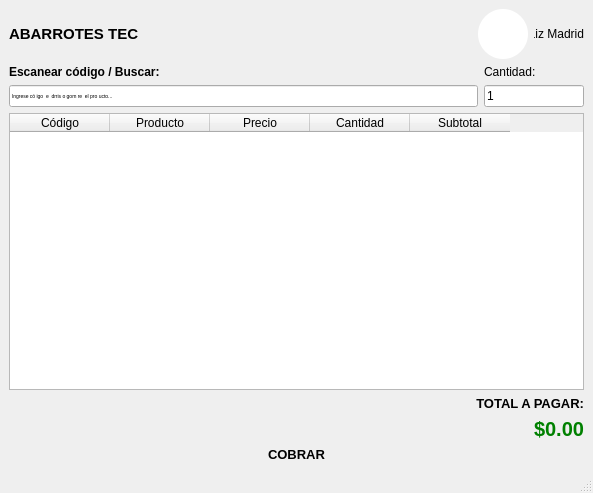
<?xml version="1.0" encoding="UTF-8"?>
<ui version="4.0">
 <class>MainWindow</class>
 <widget class="QMainWindow" name="MainWindow">
  <property name="geometry">
   <rect>
    <x>0</x>
    <y>0</y>
    <width>593</width>
    <height>493</height>
   </rect>
  </property>
  <property name="windowTitle">
   <string>MainWindow</string>
  </property>
  <widget class="QWidget" name="centralwidget">
   <layout class="QVBoxLayout" name="verticalLayout">
    <item>
     <layout class="QHBoxLayout" name="horizontalLayout_4">
      <item>
       <widget class="QLabel" name="label">
        <property name="font">
         <font>
          <pointsize>11</pointsize>
          <weight>75</weight>
          <bold>true</bold>
         </font>
        </property>
        <property name="text">
         <string>ABARROTES TEC</string>
        </property>
       </widget>
      </item>
      <item>
       <widget class="QLabel" name="label_7">
        <property name="minimumSize">
         <size>
          <width>50</width>
          <height>50</height>
         </size>
        </property>
        <property name="maximumSize">
         <size>
          <width>50</width>
          <height>50</height>
         </size>
        </property>
        <property name="font">
         <font>
          <kerning>false</kerning>
         </font>
        </property>
        <property name="autoFillBackground">
         <bool>false</bool>
        </property>
        <property name="styleSheet">
         <string notr="true">background-color:white;
border-radius: 25px;
</string>
        </property>
        <property name="frameShape">
         <enum>QFrame::NoFrame</enum>
        </property>
        <property name="frameShadow">
         <enum>QFrame::Plain</enum>
        </property>
        <property name="text">
         <string/>
        </property>
        <property name="alignment">
         <set>Qt::AlignRight|Qt::AlignTrailing|Qt::AlignVCenter</set>
        </property>
       </widget>
      </item>
      <item>
       <widget class="QLabel" name="label_8">
        <property name="maximumSize">
         <size>
          <width>50</width>
          <height>16777215</height>
         </size>
        </property>
        <property name="text">
         <string>Liz Madrid</string>
        </property>
        <property name="alignment">
         <set>Qt::AlignRight|Qt::AlignTrailing|Qt::AlignVCenter</set>
        </property>
       </widget>
      </item>
     </layout>
    </item>
    <item>
     <layout class="QHBoxLayout" name="horizontalLayout_3">
      <item>
       <layout class="QVBoxLayout" name="verticalLayout_3">
        <item>
         <widget class="QLabel" name="label_2">
          <property name="font">
           <font>
            <weight>75</weight>
            <bold>true</bold>
           </font>
          </property>
          <property name="text">
           <string>Escanear código / Buscar:</string>
          </property>
         </widget>
        </item>
        <item>
         <widget class="QLineEdit" name="lineEdit">
          <property name="font">
           <font>
            <pointsize>4</pointsize>
           </font>
          </property>
          <property name="inputMask">
           <string>Ingrese código de barras o nombre del producto...</string>
          </property>
          <property name="text">
           <string>Ingrese cóigo e drris o gomre el proucto...</string>
          </property>
          <property name="maxLength">
           <number>49</number>
          </property>
         </widget>
        </item>
       </layout>
      </item>
      <item>
       <layout class="QVBoxLayout" name="verticalLayout_4">
        <item>
         <widget class="QLabel" name="label_3">
          <property name="text">
           <string>Cantidad:</string>
          </property>
         </widget>
        </item>
        <item>
         <widget class="QLineEdit" name="lineEdit_2">
          <property name="maximumSize">
           <size>
            <width>100</width>
            <height>16777215</height>
           </size>
          </property>
          <property name="inputMask">
           <string>1</string>
          </property>
         </widget>
        </item>
       </layout>
      </item>
     </layout>
    </item>
    <item>
     <widget class="QTableWidget" name="tableWidget">
      <column>
       <property name="text">
        <string>Código</string>
       </property>
      </column>
      <column>
       <property name="text">
        <string>Producto</string>
       </property>
      </column>
      <column>
       <property name="text">
        <string>Precio</string>
       </property>
      </column>
      <column>
       <property name="text">
        <string>Cantidad</string>
       </property>
      </column>
      <column>
       <property name="text">
        <string>Subtotal</string>
       </property>
      </column>
     </widget>
    </item>
    <item>
     <layout class="QVBoxLayout" name="verticalLayout_2">
      <item>
       <widget class="QLabel" name="label_4">
        <property name="font">
         <font>
          <pointsize>10</pointsize>
          <weight>75</weight>
          <bold>true</bold>
         </font>
        </property>
        <property name="text">
         <string>TOTAL A PAGAR:</string>
        </property>
        <property name="alignment">
         <set>Qt::AlignRight|Qt::AlignTrailing|Qt::AlignVCenter</set>
        </property>
       </widget>
      </item>
      <item>
       <widget class="QLabel" name="label_5">
        <property name="font">
         <font>
          <pointsize>15</pointsize>
          <weight>75</weight>
          <bold>true</bold>
         </font>
        </property>
        <property name="styleSheet">
         <string notr="true">color: green;</string>
        </property>
        <property name="text">
         <string>$0.00</string>
        </property>
        <property name="alignment">
         <set>Qt::AlignRight|Qt::AlignTrailing|Qt::AlignVCenter</set>
        </property>
       </widget>
      </item>
      <item>
       <widget class="QLabel" name="label_6">
        <property name="font">
         <font>
          <pointsize>10</pointsize>
          <weight>75</weight>
          <bold>true</bold>
         </font>
        </property>
        <property name="text">
         <string>COBRAR</string>
        </property>
        <property name="alignment">
         <set>Qt::AlignCenter</set>
        </property>
       </widget>
      </item>
     </layout>
    </item>
   </layout>
  </widget>
  <widget class="QMenuBar" name="menubar">
   <property name="geometry">
    <rect>
     <x>0</x>
     <y>0</y>
     <width>593</width>
     <height>21</height>
    </rect>
   </property>
  </widget>
  <widget class="QStatusBar" name="statusbar"/>
 </widget>
 <resources/>
 <connections/>
</ui>
